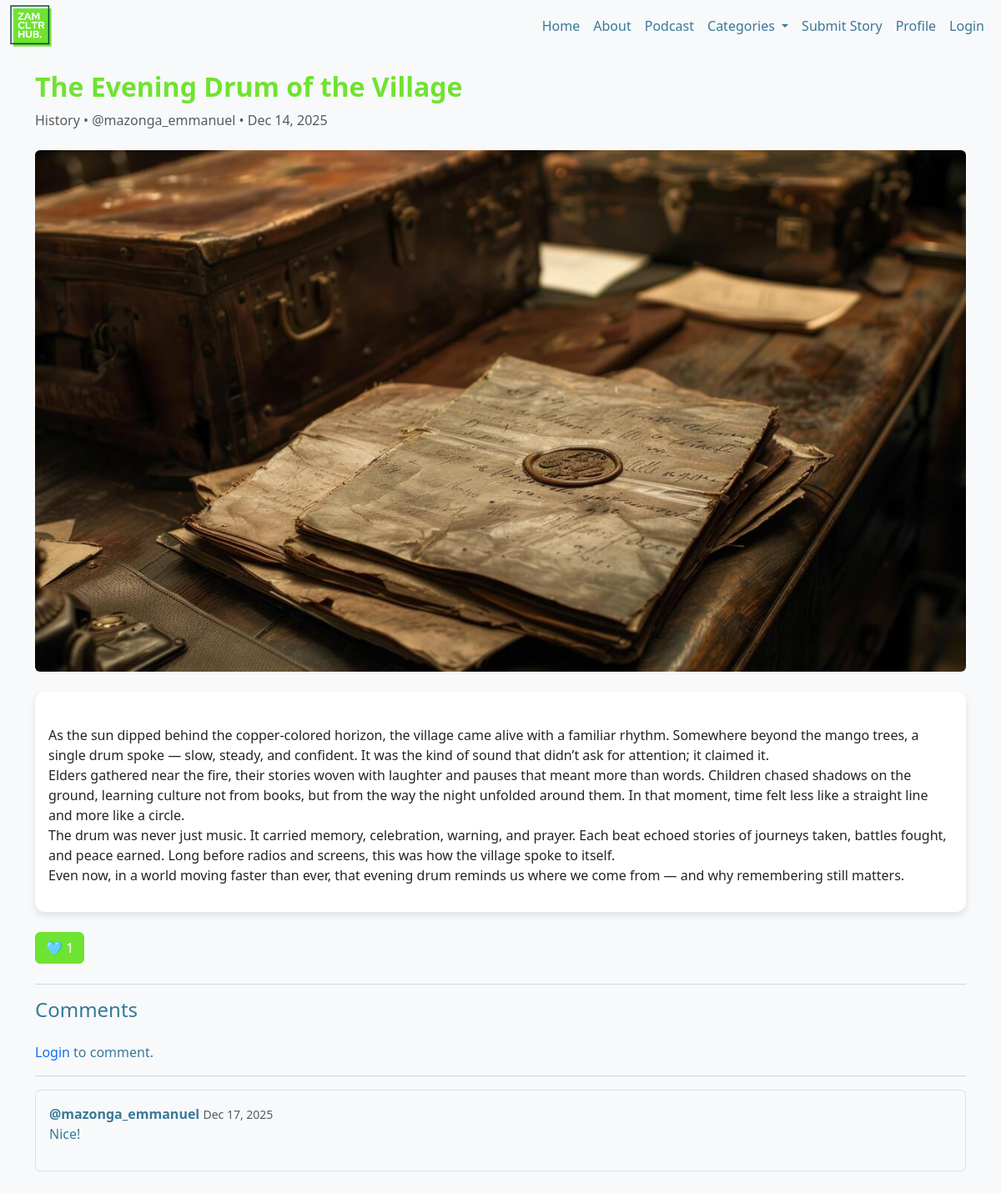
The page /story/1 on the database its author committed.
### tables this page shows
CREATE TABLE stories (
    id INTEGER PRIMARY KEY AUTOINCREMENT,
    user_id INTEGER,
    title TEXT NOT NULL,
    content TEXT NOT NULL,
    category TEXT,
    image_path TEXT,
    created_at DATETIME DEFAULT CURRENT_TIMESTAMP,
    approved INTEGER DEFAULT 0,
    FOREIGN KEY (user_id) REFERENCES users(id)
);

CREATE TABLE users (
    id INTEGER PRIMARY KEY AUTOINCREMENT,
    username TEXT NOT NULL UNIQUE,
    hash TEXT NOT NULL,
    role TEXT DEFAULT 'user',
    created_at DATETIME DEFAULT CURRENT_TIMESTAMP
);

CREATE TABLE comments (
    id INTEGER PRIMARY KEY AUTOINCREMENT,
    user_id INTEGER,
    story_id INTEGER,
    content TEXT NOT NULL,
    created_at DATETIME DEFAULT CURRENT_TIMESTAMP,
    FOREIGN KEY (user_id) REFERENCES users(id),
    FOREIGN KEY (story_id) REFERENCES stories(id)
);

### app.py (the view)
@app.route("/story/<int:story_id>")
def story(story_id):
    user = session.get("user_id")
    rows = db.execute("""
        SELECT stories.*, users.username AS author,
        COUNT(likes.id) AS like_count
        FROM stories
        JOIN users ON stories.user_id = users.id
        LEFT JOIN likes ON stories.id = likes.story_id
        WHERE stories.id = ? AND stories.approved = 1
        GROUP BY stories.id
        """, story_id)
    if not rows:
        return "story not found", 404
    story = rows[0]
    story['image_path'] = get_story_image(story)
    if isinstance(story['created_at'], str):
        story['created_at'] = datetime.strptime(story['created_at'], '%Y-%m-%d %H:%M:%S')
    comments = db.execute("""
        SELECT comments.content, comments.created_at, users.username AS author
        FROM comments
        JOIN users ON comments.user_id = users.id
        WHERE comments.story_id = ?
        ORDER BY comments.created_at ASC
        """, story_id)
    for comment in comments:
        if isinstance(comment["created_at"], str):
            comment["created_at"] = datetime.strptime(comment["created_at"], "%Y-%m-%d %H:%M:%S")
    return render_template("story.html", story=story, comments=comments, user=user)

### app.py (called while the page is built)
@app.context_processor
def inject_category_counts():
    rows = db.execute("""
        SELECT category, COUNT(*) AS count
        FROM stories
        WHERE approved = 1
        GROUP BY category;
    """)
    category_counts = {row['category']: row['count'] for row in rows}
    return dict(category_counts=category_counts)

def get_story_image(story):
    if story['image_path']:
        return story['image_path']
    category_defaults = {
            'Art': 'images/categories/art_story.jpg',
            'Music': 'images/categories/music_story.jpg',
            'Food': 'images/categories/food_story.jpg',
            'literature': 'images/categories/literature_story.jpg',
            'History': 'images/categories/history_story.jpg',
            'Travel': 'images/categories/travel_story.jpg'
    }
    return category_defaults.get(story['category'], 'images/categories/default_story.jpg')

### templates/story.html (shortened to what this page needs)
{% extends "layout.html" %}
{% block main %}
<h2 class="mb-2">{{ story.title }}</h2>
<P class="text-muted mb-4">
    {{ story.category}} • {{ story.author}} • {{ story.created_at.strftime("%b %d, %Y") }}
</P>
{% if story.image_path %}
    <div class="text-center mb-4">
        <img src="{{ url_for('static', filename=story.image_path) }}" alt="Story Image" class="img-fluid rounded">
    </div>
{% endif %}
<div class="card mb-4">
    <div class="card-body">
        <p style="white-space: pre-line;">
            {{ story.content }}
        </p>
    </div>
</div>
<form action="{{ url_for('like', story_id=story['id']) }}" method="post" class="mb-4">
    <button type="submit" class="btn btn-primary">
        🩵 {{ story.like_count }}
    </button>
</form>
<hr>
<h4 class="mb-4">Comments</h4>
{% if user %}
    <form action="{{ url_for('comment', story_id=story.id) }}" method="post" class="mb-4">
        <div class="mb-3">
            <label for="comment" class="form-label">Add a Comment</label>
            <textarea class="form-control" id="comment" name="comment" rows="3" placeholder="Write a comment..." required></textarea>
        </div>
        <button type="submit" class="btn btn-primary">Submit</button>
    </form>
{% else %}
    <p>
        <a href="{{ url_for('login') }}">Login</a>
         to comment.
    </p>
{% endif %}
<hr>
{% for comment in comments %}
 <div class="mb-3 border rounded p-3">
    <strong>{{ comment.author }}</strong>
    <small class="text-muted">{{ comment.created_at.strftime("%b %d, %Y") }}</small>
    <p>{{ comment.content }}</p>
 </div>
 {% else %}
    <p>No comment yet</p>
{% endfor %}
{% endblock %}

### static/css/styles.css (style rules this page uses)
body { font-family: 'Segoe UI', Tahoma, Geneva, Verdana, sans-serif; background-color: #f8f9fa; color: #387999; }
.card { border: none; border-radius: 0.75rem; box-shadow: 0 4px 8px rgba(0,0,0,0.1); }
.btn-primary { background-color: #6fe331; border-color: #6fe331; }
form button { border-radius: 0.5rem; }
h2 { color: #6fe331; font-weight: 600; }
a { text-decoration: none; }

### rows shown on the page
stories: title "The Evening Drum of the Village", category "History", created_at "Dec 14, 2025", content "As the sun dipped behind the copper-colored horizon, the village came alive with a familiar rhythm. Somewhere beyond the mango trees, a single drum spoke — slow, steady, and confident. It was the kind of sound that didn’t ask for attention; it claimed it. Elders gathered near the fire, their stories woven with laughter and pauses that meant more than words. Children chased shadows on the ground, learning culture not from books, but from the way the night unfolded around them. In that moment, time felt less like a straight line and more like a circle. The drum was never just music. It carried memory, celebration, warning, and prayer. Each beat echoed stories of journeys taken, battles…"
users: author "@mazonga_emmanuel"
comments: author "@mazonga_emmanuel", created_at "Dec 17, 2025", content "Nice!"

### other values the page prints
{{ story.like_count }} "1"
